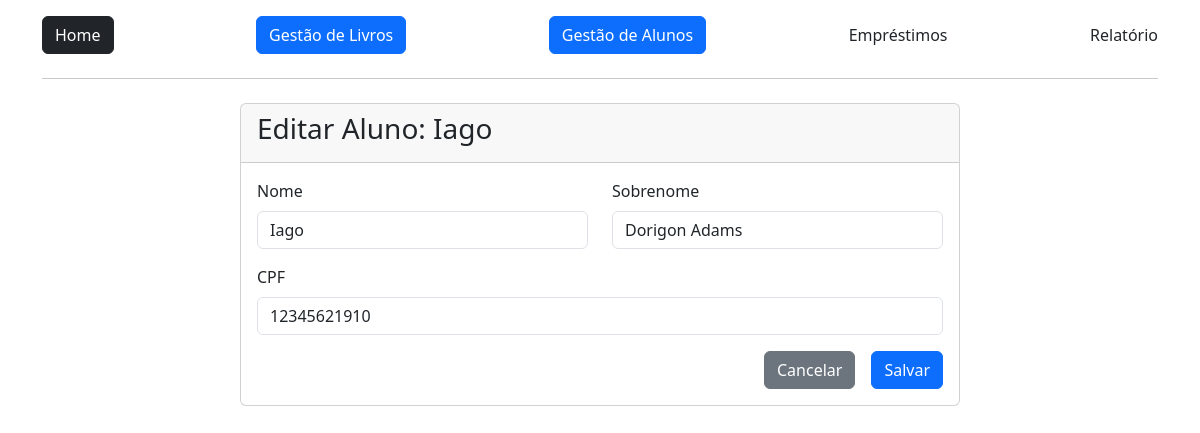
The app's page /alunos/editar/1 (signed in) with its own data.
### app/models.py (models this page shows)
class Aluno(db.Model):
    id = db.Column(db.Integer, primary_key=True)
    nome = db.Column(db.String(100), nullable=False)
    sobrenome = db.Column(db.String(100), nullable=False)
    cpf = db.Column(db.String(14), unique=True, nullable=False)
    livrosEmprestados = db.relationship('Aluguel', backref='aluno', lazy=True)

### app/view.py (the view)
@app.route('/alunos/editar/<int:id>', methods=['GET', 'POST'])
@login_required
def editar_aluno(id):
    aluno = Aluno.query.get_or_404(id)
    form = AlunoForm()
    if form.validate_on_submit():
        aluno_existente = Aluno.query.filter(Aluno.cpf == form.cpf.data, Aluno.id != id).first()
        if aluno_existente:
            flash('Este CPF já pertence a outro aluno.', 'danger')
        else:
            aluno.nome = form.nome.data
            aluno.sobrenome = form.sobrenome.data
            aluno.cpf = form.cpf.data
            db.session.commit()
            flash('Dados do aluno atualizados com sucesso!', 'success')
            return redirect(url_for('listar_alunos'))
    elif request.method == 'GET':
        form.nome.data = aluno.nome
        form.sobrenome.data = aluno.sobrenome
        form.cpf.data = aluno.cpf
    return render_template('cadastrar_editar_aluno.html', form=form, title=f'Editar Aluno: {aluno.nome}')

### app/forms.py (shortened to what this page needs)
class AlunoForm(FlaskForm):
    nome = StringField('Nome', validators=[DataRequired(), Length(min=2, max=100)])
    sobrenome = StringField('Sobrenome', validators=[DataRequired(), Length(min=2, max=100)])
    cpf = StringField('CPF', validators=[DataRequired(), Length(min=11, max=14, message='CPF deve ter entre 11 e 14 caracteres.')])
    btnSubmit = SubmitField('Salvar')

### app/models.py (called while the page is built)
@login_manager.user_loader
def load_user(user_id):
    return User.query.get(user_id)

### app/templates/cadastrar_editar_aluno.html (shortened to what this page needs)
{% extends 'base.html' %}
{% block content %}
<div class="container mt-4">
    <div class="row justify-content-center">
        <div class="col-md-8">
            <div class="card">
                <div class="card-header">
                    <h3>{{ title }}</h3>
                </div>
                <div class="card-body">
                    <form method="POST" action="" novalidate>
                        <div class="row">
                            <div class="col-md-6 mb-3">
                                {{ form.nome.label(class="form-label") }}
                                {{ form.nome(class="form-control") }}
                            </div>
                            <div class="col-md-6 mb-3">
                                {{ form.sobrenome.label(class="form-label") }}
                                {{ form.sobrenome(class="form-control") }}
                            </div>
                        </div>
                        <div class="mb-3">
                            {{ form.cpf.label(class="form-label") }}
                            {{ form.cpf(class="form-control", placeholder="Ex: 123.456.789-00") }}
                        </div>
                        <div class="d-grid gap-2 d-md-flex justify-content-md-end">
                            <a href="{{ url_for('listar_alunos') }}" class="btn btn-secondary me-md-2">Cancelar</a>
                            {{ form.btnSubmit(class="btn btn-primary") }}
                        </div>
                    </form>
                </div>
            </div>
        </div>
    </div>
</div>
{% endblock %}

### records on screen
Aluno: nome "Iago", sobrenome "Dorigon Adams", cpf "12345621910"

### other values on screen
{{ title }} "Editar Aluno: Iago"
